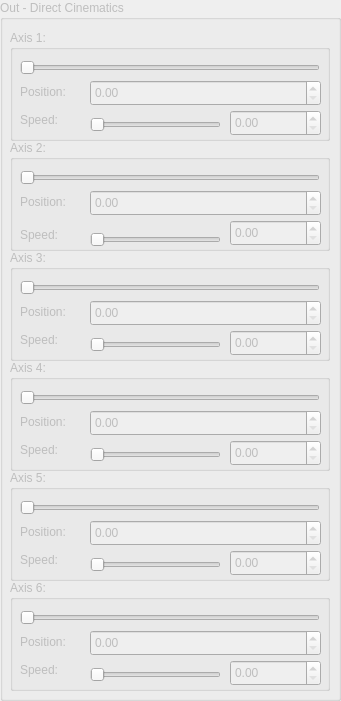
   <widget class="QGroupBox" name="outD">
    <property name="enabled">
     <bool>false</bool>
    </property>
    <property name="geometry">
     <rect>
      <x>510</x>
      <y>10</y>
      <width>341</width>
      <height>701</height>
     </rect>
    </property>
    <property name="title">
     <string>Out - Direct Cinematics</string>
    </property>
    <widget class="QGroupBox" name="OA4">
     <property name="enabled">
      <bool>false</bool>
     </property>
     <property name="geometry">
      <rect>
       <x>10</x>
       <y>360</y>
       <width>320</width>
       <height>111</height>
      </rect>
     </property>
     <property name="title">
      <string>Axis 4:</string>
     </property>
     <widget class="QSlider" name="SJ4S">
      <property name="enabled">
       <bool>false</bool>
      </property>
      <property name="geometry">
       <rect>
        <x>10</x>
        <y>30</y>
        <width>300</width>
        <height>16</height>
       </rect>
      </property>
      <property name="maximum">
       <number>65535</number>
      </property>
      <property name="sliderPosition">
       <number>0</number>
      </property>
      <property name="orientation">
       <enum>Qt::Horizontal</enum>
      </property>
     </widget>
     <widget class="QDoubleSpinBox" name="doubleSpinBox_10">
      <property name="geometry">
       <rect>
        <x>220</x>
        <y>80</y>
        <width>91</width>
        <height>26</height>
       </rect>
      </property>
     </widget>
     <widget class="QLabel" name="label_21">
      <property name="geometry">
       <rect>
        <x>10</x>
        <y>81</y>
        <width>91</width>
        <height>17</height>
       </rect>
      </property>
      <property name="text">
       <string>Speed:</string>
      </property>
     </widget>
     <widget class="QSlider" name="horizontalSlider_10">
      <property name="geometry">
       <rect>
        <x>80</x>
        <y>85</y>
        <width>131</width>
        <height>20</height>
       </rect>
      </property>
      <property name="orientation">
       <enum>Qt::Horizontal</enum>
      </property>
     </widget>
     <widget class="QLabel" name="label_17">
      <property name="geometry">
       <rect>
        <x>10</x>
        <y>53</y>
        <width>67</width>
        <height>17</height>
       </rect>
      </property>
      <property name="text">
       <string>Position:</string>
      </property>
     </widget>
     <widget class="QDoubleSpinBox" name="doubleSpinBox_28">
      <property name="geometry">
       <rect>
        <x>80</x>
        <y>50</y>
        <width>231</width>
        <height>26</height>
       </rect>
      </property>
     </widget>
    </widget>
    <widget class="QGroupBox" name="OA5">
     <property name="enabled">
      <bool>false</bool>
     </property>
     <property name="geometry">
      <rect>
       <x>10</x>
       <y>470</y>
       <width>320</width>
       <height>111</height>
      </rect>
     </property>
     <property name="title">
      <string>Axis 5:</string>
     </property>
     <widget class="QSlider" name="SJ5S">
      <property name="enabled">
       <bool>false</bool>
      </property>
      <property name="geometry">
       <rect>
        <x>10</x>
        <y>30</y>
        <width>300</width>
        <height>16</height>
       </rect>
      </property>
      <property name="maximum">
       <number>65535</number>
      </property>
      <property name="sliderPosition">
       <number>0</number>
      </property>
      <property name="orientation">
       <enum>Qt::Horizontal</enum>
      </property>
     </widget>
     <widget class="QDoubleSpinBox" name="doubleSpinBox_11">
      <property name="geometry">
       <rect>
        <x>220</x>
        <y>80</y>
        <width>91</width>
        <height>26</height>
       </rect>
      </property>
     </widget>
     <widget class="QLabel" name="label_22">
      <property name="geometry">
       <rect>
        <x>10</x>
        <y>81</y>
        <width>91</width>
        <height>17</height>
       </rect>
      </property>
      <property name="text">
       <string>Speed:</string>
      </property>
     </widget>
     <widget class="QSlider" name="horizontalSlider_11">
      <property name="geometry">
       <rect>
        <x>80</x>
        <y>85</y>
        <width>131</width>
        <height>20</height>
       </rect>
      </property>
      <property name="orientation">
       <enum>Qt::Horizontal</enum>
      </property>
     </widget>
     <widget class="QLabel" name="label_30">
      <property name="geometry">
       <rect>
        <x>10</x>
        <y>53</y>
        <width>67</width>
        <height>17</height>
       </rect>
      </property>
      <property name="text">
       <string>Position:</string>
      </property>
     </widget>
     <widget class="QDoubleSpinBox" name="doubleSpinBox_29">
      <property name="geometry">
       <rect>
        <x>80</x>
        <y>50</y>
        <width>231</width>
        <height>26</height>
       </rect>
      </property>
     </widget>
    </widget>
    <widget class="QGroupBox" name="OA3">
     <property name="enabled">
      <bool>false</bool>
     </property>
     <property name="geometry">
      <rect>
       <x>10</x>
       <y>250</y>
       <width>320</width>
       <height>111</height>
      </rect>
     </property>
     <property name="title">
      <string>Axis 3:</string>
     </property>
     <widget class="QSlider" name="SJ3S">
      <property name="enabled">
       <bool>false</bool>
      </property>
      <property name="geometry">
       <rect>
        <x>10</x>
        <y>30</y>
        <width>300</width>
        <height>16</height>
       </rect>
      </property>
      <property name="maximum">
       <number>65535</number>
      </property>
      <property name="sliderPosition">
       <number>0</number>
      </property>
      <property name="orientation">
       <enum>Qt::Horizontal</enum>
      </property>
     </widget>
     <widget class="QDoubleSpinBox" name="doubleSpinBox_9">
      <property name="geometry">
       <rect>
        <x>220</x>
        <y>80</y>
        <width>91</width>
        <height>26</height>
       </rect>
      </property>
     </widget>
     <widget class="QLabel" name="label_20">
      <property name="geometry">
       <rect>
        <x>10</x>
        <y>81</y>
        <width>91</width>
        <height>17</height>
       </rect>
      </property>
      <property name="text">
       <string>Speed:</string>
      </property>
     </widget>
     <widget class="QSlider" name="horizontalSlider_9">
      <property name="geometry">
       <rect>
        <x>80</x>
        <y>85</y>
        <width>131</width>
        <height>20</height>
       </rect>
      </property>
      <property name="orientation">
       <enum>Qt::Horizontal</enum>
      </property>
     </widget>
     <widget class="QLabel" name="label_16">
      <property name="geometry">
       <rect>
        <x>10</x>
        <y>53</y>
        <width>67</width>
        <height>17</height>
       </rect>
      </property>
      <property name="text">
       <string>Position:</string>
      </property>
     </widget>
     <widget class="QDoubleSpinBox" name="doubleSpinBox_27">
      <property name="geometry">
       <rect>
        <x>80</x>
        <y>50</y>
        <width>231</width>
        <height>26</height>
       </rect>
      </property>
     </widget>
    </widget>
    <widget class="QGroupBox" name="OA2">
     <property name="enabled">
      <bool>false</bool>
     </property>
     <property name="geometry">
      <rect>
       <x>10</x>
       <y>140</y>
       <width>320</width>
       <height>111</height>
      </rect>
     </property>
     <property name="title">
      <string>Axis 2:</string>
     </property>
     <widget class="QSlider" name="SJ2S">
      <property name="enabled">
       <bool>false</bool>
      </property>
      <property name="geometry">
       <rect>
        <x>10</x>
        <y>30</y>
        <width>300</width>
        <height>16</height>
       </rect>
      </property>
      <property name="maximum">
       <number>65535</number>
      </property>
      <property name="sliderPosition">
       <number>0</number>
      </property>
      <property name="orientation">
       <enum>Qt::Horizontal</enum>
      </property>
     </widget>
     <widget class="QDoubleSpinBox" name="doubleSpinBox_8">
      <property name="geometry">
       <rect>
        <x>220</x>
        <y>80</y>
        <width>91</width>
        <height>26</height>
       </rect>
      </property>
     </widget>
     <widget class="QLabel" name="label_19">
      <property name="geometry">
       <rect>
        <x>10</x>
        <y>86</y>
        <width>91</width>
        <height>17</height>
       </rect>
      </property>
      <property name="text">
       <string>Speed:</string>
      </property>
     </widget>
     <widget class="QSlider" name="horizontalSlider_8">
      <property name="geometry">
       <rect>
        <x>80</x>
        <y>90</y>
        <width>131</width>
        <height>20</height>
       </rect>
      </property>
      <property name="orientation">
       <enum>Qt::Horizontal</enum>
      </property>
     </widget>
     <widget class="QLabel" name="label_15">
      <property name="geometry">
       <rect>
        <x>10</x>
        <y>53</y>
        <width>67</width>
        <height>17</height>
       </rect>
      </property>
      <property name="text">
       <string>Position:</string>
      </property>
     </widget>
     <widget class="QDoubleSpinBox" name="doubleSpinBox_26">
      <property name="geometry">
       <rect>
        <x>80</x>
        <y>50</y>
        <width>231</width>
        <height>26</height>
       </rect>
      </property>
     </widget>
    </widget>
    <widget class="QGroupBox" name="OA6">
     <property name="enabled">
      <bool>false</bool>
     </property>
     <property name="geometry">
      <rect>
       <x>10</x>
       <y>580</y>
       <width>320</width>
       <height>111</height>
      </rect>
     </property>
     <property name="title">
      <string>Axis 6:</string>
     </property>
     <widget class="QSlider" name="SJ6S">
      <property name="enabled">
       <bool>false</bool>
      </property>
      <property name="geometry">
       <rect>
        <x>10</x>
        <y>30</y>
        <width>300</width>
        <height>16</height>
       </rect>
      </property>
      <property name="maximum">
       <number>65535</number>
      </property>
      <property name="sliderPosition">
       <number>0</number>
      </property>
      <property name="orientation">
       <enum>Qt::Horizontal</enum>
      </property>
     </widget>
     <widget class="QDoubleSpinBox" name="doubleSpinBox_12">
      <property name="geometry">
       <rect>
        <x>220</x>
        <y>80</y>
        <width>91</width>
        <height>26</height>
       </rect>
      </property>
     </widget>
     <widget class="QLabel" name="label_23">
      <property name="geometry">
       <rect>
        <x>10</x>
        <y>81</y>
        <width>91</width>
        <height>17</height>
       </rect>
      </property>
      <property name="text">
       <string>Speed:</string>
      </property>
     </widget>
     <widget class="QSlider" name="horizontalSlider_12">
      <property name="geometry">
       <rect>
        <x>80</x>
        <y>85</y>
        <width>131</width>
        <height>20</height>
       </rect>
      </property>
      <property name="orientation">
       <enum>Qt::Horizontal</enum>
      </property>
     </widget>
     <widget class="QLabel" name="label_31">
      <property name="geometry">
       <rect>
        <x>10</x>
        <y>53</y>
        <width>67</width>
        <height>17</height>
       </rect>
      </property>
      <property name="text">
       <string>Position:</string>
      </property>
     </widget>
     <widget class="QDoubleSpinBox" name="doubleSpinBox_30">
      <property name="geometry">
       <rect>
        <x>80</x>
        <y>50</y>
        <width>231</width>
        <height>26</height>
       </rect>
      </property>
     </widget>
    </widget>
    <widget class="QGroupBox" name="OA1">
     <property name="enabled">
      <bool>false</bool>
     </property>
     <property name="geometry">
      <rect>
       <x>10</x>
       <y>30</y>
       <width>320</width>
       <height>111</height>
      </rect>
     </property>
     <property name="title">
      <string>Axis 1:</string>
     </property>
     <widget class="QSlider" name="SJ1S">
      <property name="enabled">
       <bool>false</bool>
      </property>
      <property name="geometry">
       <rect>
        <x>10</x>
        <y>30</y>
        <width>300</width>
        <height>16</height>
       </rect>
      </property>
      <property name="maximum">
       <number>65535</number>
      </property>
      <property name="value">
       <number>0</number>
      </property>
      <property name="sliderPosition">
       <number>0</number>
      </property>
      <property name="orientation">
       <enum>Qt::Horizontal</enum>
      </property>
     </widget>
     <widget class="QDoubleSpinBox" name="doubleSpinBox_7">
      <property name="geometry">
       <rect>
        <x>220</x>
        <y>80</y>
        <width>91</width>
        <height>26</height>
       </rect>
      </property>
     </widget>
     <widget class="QLabel" name="label_18">
      <property name="geometry">
       <rect>
        <x>10</x>
        <y>81</y>
        <width>91</width>
        <height>17</height>
       </rect>
      </property>
      <property name="text">
       <string>Speed:</string>
      </property>
     </widget>
     <widget class="QSlider" name="horizontalSlider_7">
      <property name="geometry">
       <rect>
        <x>80</x>
        <y>85</y>
        <width>131</width>
        <height>20</height>
       </rect>
      </property>
      <property name="orientation">
       <enum>Qt::Horizontal</enum>
      </property>
     </widget>
     <widget class="QLabel" name="label_14">
      <property name="geometry">
       <rect>
        <x>10</x>
        <y>53</y>
        <width>67</width>
        <height>17</height>
       </rect>
      </property>
      <property name="text">
       <string>Position:</string>
      </property>
     </widget>
     <widget class="QDoubleSpinBox" name="doubleSpinBox_25">
      <property name="geometry">
       <rect>
        <x>80</x>
        <y>50</y>
        <width>231</width>
        <height>26</height>
       </rect>
      </property>
     </widget>
    </widget>
   </widget>
